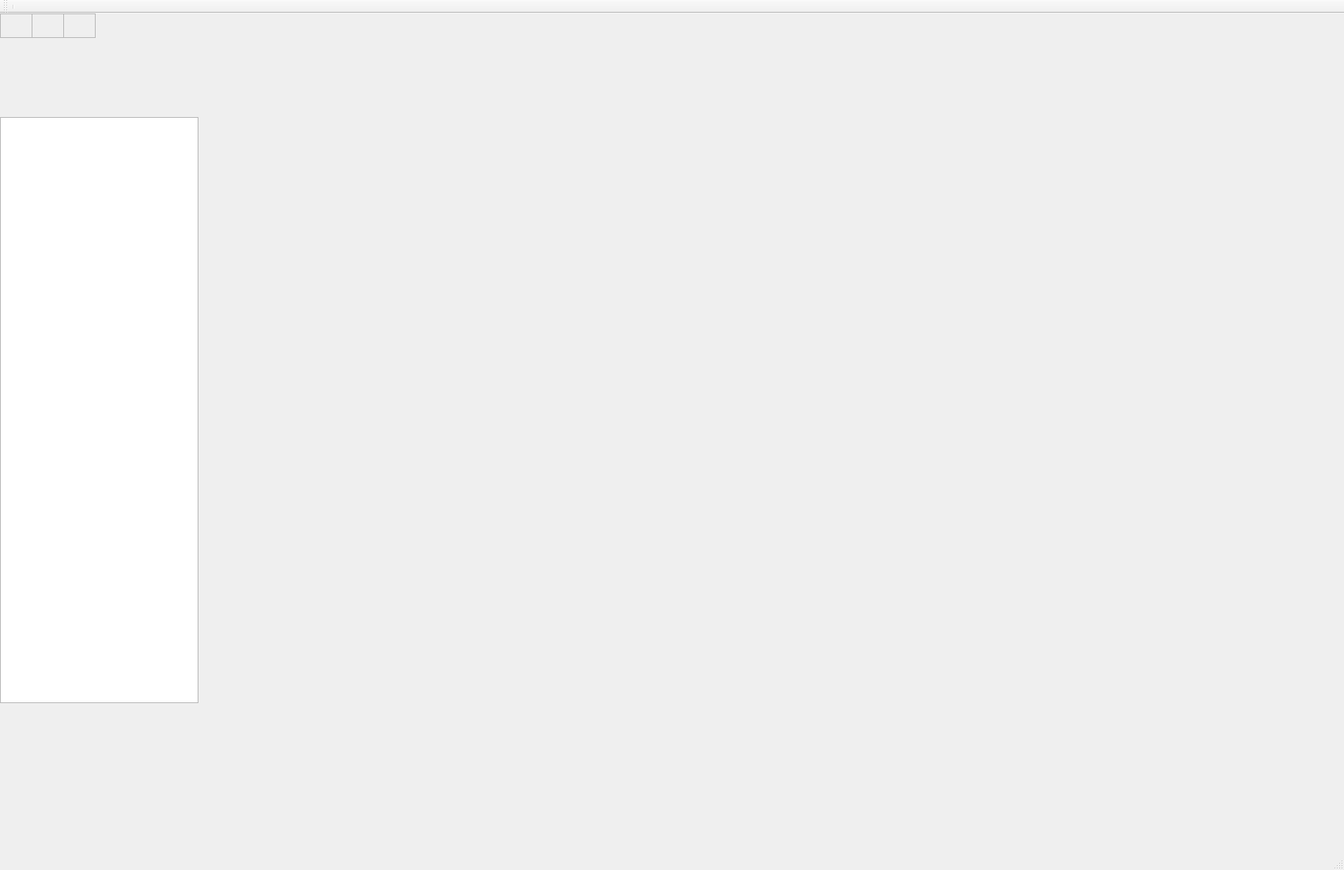
<?xml version="1.0" encoding="UTF-8"?>
<ui version="4.0">
 <class>MainWindow</class>
 <widget class="QMainWindow" name="MainWindow">
  <property name="geometry">
   <rect>
    <x>0</x>
    <y>0</y>
    <width>1700</width>
    <height>1100</height>
   </rect>
  </property>
  <property name="minimumSize">
   <size>
    <width>1700</width>
    <height>1100</height>
   </size>
  </property>
  <property name="maximumSize">
   <size>
    <width>1700</width>
    <height>1100</height>
   </size>
  </property>
  <property name="windowTitle">
   <string>MainWindow</string>
  </property>
  <widget class="QWidget" name="centralwidget">
   <property name="layoutDirection">
    <enum>Qt::RightToLeft</enum>
   </property>
   <widget class="QWidget" name="widget" native="true">
    <property name="geometry">
     <rect>
      <x>0</x>
      <y>0</y>
      <width>1700</width>
      <height>1000</height>
     </rect>
    </property>
    <property name="minimumSize">
     <size>
      <width>1700</width>
      <height>1000</height>
     </size>
    </property>
    <property name="maximumSize">
     <size>
      <width>1700</width>
      <height>1000</height>
     </size>
    </property>
    <property name="styleSheet">
     <string notr="true">image: url(:/image/map.png);</string>
    </property>
    <widget class="QFrame" name="frame">
     <property name="geometry">
      <rect>
       <x>0</x>
       <y>0</y>
       <width>41</width>
       <height>31</height>
      </rect>
     </property>
     <property name="styleSheet">
      <string notr="true">image: url(:/image/mush.png);</string>
     </property>
     <property name="frameShape">
      <enum>QFrame::StyledPanel</enum>
     </property>
     <property name="frameShadow">
      <enum>QFrame::Raised</enum>
     </property>
    </widget>
    <widget class="QFrame" name="frame_2">
     <property name="geometry">
      <rect>
       <x>40</x>
       <y>0</y>
       <width>41</width>
       <height>31</height>
      </rect>
     </property>
     <property name="styleSheet">
      <string notr="true">image: url(:/image/master.jpg);</string>
     </property>
     <property name="frameShape">
      <enum>QFrame::StyledPanel</enum>
     </property>
     <property name="frameShadow">
      <enum>QFrame::Raised</enum>
     </property>
    </widget>
    <widget class="QFrame" name="frame_3">
     <property name="geometry">
      <rect>
       <x>80</x>
       <y>0</y>
       <width>41</width>
       <height>31</height>
      </rect>
     </property>
     <property name="styleSheet">
      <string notr="true">image: url(:/image/turtle.png);</string>
     </property>
     <property name="frameShape">
      <enum>QFrame::StyledPanel</enum>
     </property>
     <property name="frameShadow">
      <enum>QFrame::Raised</enum>
     </property>
    </widget>
    <widget class="QTextBrowser" name="log">
     <property name="geometry">
      <rect>
       <x>0</x>
       <y>131</y>
       <width>251</width>
       <height>741</height>
      </rect>
     </property>
    </widget>
   </widget>
  </widget>
  <widget class="QStatusBar" name="statusbar"/>
  <widget class="QToolBar" name="toolBar">
   <property name="font">
    <font>
     <pointsize>9</pointsize>
    </font>
   </property>
   <property name="windowTitle">
    <string>toolBar</string>
   </property>
   <attribute name="toolBarArea">
    <enum>TopToolBarArea</enum>
   </attribute>
   <attribute name="toolBarBreak">
    <bool>false</bool>
   </attribute>
   <addaction name="separator"/>
  </widget>
  <action name="QComboBox">
   <property name="text">
    <string>起点</string>
   </property>
  </action>
  <action name="actionssd">
   <property name="text">
    <string>ssd]</string>
   </property>
  </action>
  <action name="actionsdsad">
   <property name="text">
    <string>sdsad</string>
   </property>
  </action>
  <action name="action">
   <property name="text">
    <string>医务室</string>
   </property>
  </action>
  <action name="action_2">
   <property name="text">
    <string>运动场</string>
   </property>
  </action>
  <action name="action_3">
   <property name="text">
    <string>雁北园北区</string>
   </property>
  </action>
  <action name="action_4">
   <property name="text">
    <string>医务室</string>
   </property>
  </action>
  <action name="action_5">
   <property name="text">
    <string>运动场</string>
   </property>
  </action>
  <action name="action_6">
   <property name="text">
    <string>雁北园北区</string>
   </property>
  </action>
 </widget>
 <resources/>
 <connections/>
</ui>
